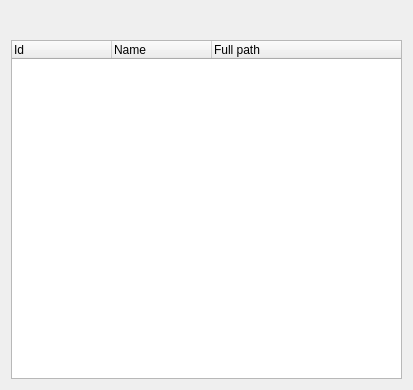
<?xml version="1.0" encoding="UTF-8"?>
<ui version="4.0">
 <class>FormInfo2Process</class>
 <widget class="QWidget" name="FormInfo2Process">
  <property name="geometry">
   <rect>
    <x>0</x>
    <y>0</y>
    <width>413</width>
    <height>390</height>
   </rect>
  </property>
  <property name="windowTitle">
   <string comment="Info2">Process</string>
  </property>
  <layout class="QGridLayout" name="gridLayout">
   <item row="0" column="0">
    <widget class="QToolButton" name="toolbutton">
     <property name="text">
      <string/>
     </property>
     <property name="icon">
      <iconset resource="../../res/resource.qrc">
       <normaloff>:/images/main/refresh.png</normaloff>:/images/main/refresh.png</iconset>
     </property>
     <property name="autoRaise">
      <bool>true</bool>
     </property>
    </widget>
   </item>
   <item row="1" column="0">
    <widget class="QTreeWidget" name="treewidget">
     <column>
      <property name="text">
       <string>Id</string>
      </property>
     </column>
     <column>
      <property name="text">
       <string>Name</string>
      </property>
     </column>
     <column>
      <property name="text">
       <string>Full path</string>
      </property>
     </column>
    </widget>
   </item>
  </layout>
 </widget>
 <resources>
  <include location="../../res/resource.qrc"/>
 </resources>
 <connections>
  <connection>
   <sender>toolbutton</sender>
   <signal>clicked()</signal>
   <receiver>FormInfo2Process</receiver>
   <slot>slotRefresh()</slot>
   <hints>
    <hint type="sourcelabel">
     <x>20</x>
     <y>19</y>
    </hint>
    <hint type="destinationlabel">
     <x>206</x>
     <y>194</y>
    </hint>
   </hints>
  </connection>
 </connections>
 <slots>
  <slot>slotRefresh()</slot>
 </slots>
</ui>
